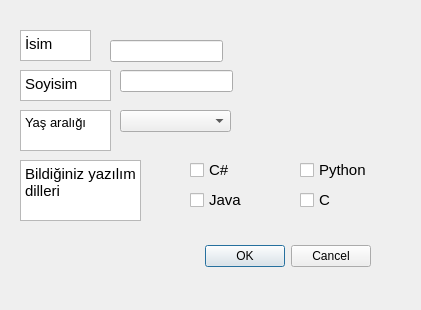
<?xml version="1.0" encoding="UTF-8"?>
<ui version="4.0">
 <class>Dialog</class>
 <widget class="QDialog" name="Dialog">
  <property name="geometry">
   <rect>
    <x>0</x>
    <y>0</y>
    <width>421</width>
    <height>310</height>
   </rect>
  </property>
  <property name="windowTitle">
   <string>Dialog</string>
  </property>
  <widget class="QDialogButtonBox" name="buttonBox">
   <property name="geometry">
    <rect>
     <x>30</x>
     <y>240</y>
     <width>341</width>
     <height>32</height>
    </rect>
   </property>
   <property name="orientation">
    <enum>Qt::Horizontal</enum>
   </property>
   <property name="standardButtons">
    <set>QDialogButtonBox::Cancel|QDialogButtonBox::Ok</set>
   </property>
  </widget>
  <widget class="QLineEdit" name="Bugra">
   <property name="geometry">
    <rect>
     <x>110</x>
     <y>40</y>
     <width>113</width>
     <height>22</height>
    </rect>
   </property>
  </widget>
  <widget class="QCheckBox" name="checkBox">
   <property name="geometry">
    <rect>
     <x>190</x>
     <y>160</y>
     <width>81</width>
     <height>20</height>
    </rect>
   </property>
   <property name="font">
    <font>
     <pointsize>11</pointsize>
    </font>
   </property>
   <property name="text">
    <string>C#</string>
   </property>
  </widget>
  <widget class="QComboBox" name="comboBox">
   <property name="geometry">
    <rect>
     <x>120</x>
     <y>110</y>
     <width>111</width>
     <height>22</height>
    </rect>
   </property>
   <property name="editable">
    <bool>false</bool>
   </property>
   <item>
    <property name="text">
     <string/>
    </property>
   </item>
   <item>
    <property name="text">
     <string>15-25</string>
    </property>
   </item>
   <item>
    <property name="text">
     <string>26-35</string>
    </property>
   </item>
   <item>
    <property name="text">
     <string>36-45</string>
    </property>
   </item>
  </widget>
  <widget class="QLineEdit" name="lineEdit">
   <property name="geometry">
    <rect>
     <x>120</x>
     <y>70</y>
     <width>113</width>
     <height>22</height>
    </rect>
   </property>
  </widget>
  <widget class="QTextEdit" name="textEdit">
   <property name="geometry">
    <rect>
     <x>20</x>
     <y>30</y>
     <width>71</width>
     <height>31</height>
    </rect>
   </property>
   <property name="html">
    <string>&lt;!DOCTYPE HTML PUBLIC &quot;-//W3C//DTD HTML 4.0//EN&quot; &quot;http://www.w3.org/TR/REC-html40/strict.dtd&quot;&gt;
&lt;html&gt;&lt;head&gt;&lt;meta name=&quot;qrichtext&quot; content=&quot;1&quot; /&gt;&lt;style type=&quot;text/css&quot;&gt;
p, li { white-space: pre-wrap; }
&lt;/style&gt;&lt;/head&gt;&lt;body style=&quot; font-family:'MS Shell Dlg 2'; font-size:7.8pt; font-weight:400; font-style:normal;&quot;&gt;
&lt;p style=&quot; margin-top:0px; margin-bottom:0px; margin-left:0px; margin-right:0px; -qt-block-indent:0; text-indent:0px;&quot;&gt;&lt;span style=&quot; font-size:11pt;&quot;&gt;İsim&lt;/span&gt;&lt;/p&gt;&lt;/body&gt;&lt;/html&gt;</string>
   </property>
  </widget>
  <widget class="QTextEdit" name="textEdit_2">
   <property name="geometry">
    <rect>
     <x>20</x>
     <y>70</y>
     <width>91</width>
     <height>31</height>
    </rect>
   </property>
   <property name="html">
    <string>&lt;!DOCTYPE HTML PUBLIC &quot;-//W3C//DTD HTML 4.0//EN&quot; &quot;http://www.w3.org/TR/REC-html40/strict.dtd&quot;&gt;
&lt;html&gt;&lt;head&gt;&lt;meta name=&quot;qrichtext&quot; content=&quot;1&quot; /&gt;&lt;style type=&quot;text/css&quot;&gt;
p, li { white-space: pre-wrap; }
&lt;/style&gt;&lt;/head&gt;&lt;body style=&quot; font-family:'MS Shell Dlg 2'; font-size:7.8pt; font-weight:400; font-style:normal;&quot;&gt;
&lt;p style=&quot; margin-top:0px; margin-bottom:0px; margin-left:0px; margin-right:0px; -qt-block-indent:0; text-indent:0px;&quot;&gt;&lt;span style=&quot; font-size:11pt;&quot;&gt;Soyisim&lt;/span&gt;&lt;/p&gt;&lt;/body&gt;&lt;/html&gt;</string>
   </property>
  </widget>
  <widget class="QTextEdit" name="textEdit_3">
   <property name="geometry">
    <rect>
     <x>20</x>
     <y>110</y>
     <width>91</width>
     <height>41</height>
    </rect>
   </property>
   <property name="html">
    <string>&lt;!DOCTYPE HTML PUBLIC &quot;-//W3C//DTD HTML 4.0//EN&quot; &quot;http://www.w3.org/TR/REC-html40/strict.dtd&quot;&gt;
&lt;html&gt;&lt;head&gt;&lt;meta name=&quot;qrichtext&quot; content=&quot;1&quot; /&gt;&lt;style type=&quot;text/css&quot;&gt;
p, li { white-space: pre-wrap; }
&lt;/style&gt;&lt;/head&gt;&lt;body style=&quot; font-family:'MS Shell Dlg 2'; font-size:7.8pt; font-weight:400; font-style:normal;&quot;&gt;
&lt;p style=&quot; margin-top:0px; margin-bottom:0px; margin-left:0px; margin-right:0px; -qt-block-indent:0; text-indent:0px;&quot;&gt;&lt;span style=&quot; font-size:10pt;&quot;&gt;Yaş aralığı&lt;/span&gt;&lt;/p&gt;&lt;/body&gt;&lt;/html&gt;</string>
   </property>
  </widget>
  <widget class="QTextEdit" name="textEdit_4">
   <property name="geometry">
    <rect>
     <x>20</x>
     <y>160</y>
     <width>121</width>
     <height>61</height>
    </rect>
   </property>
   <property name="html">
    <string>&lt;!DOCTYPE HTML PUBLIC &quot;-//W3C//DTD HTML 4.0//EN&quot; &quot;http://www.w3.org/TR/REC-html40/strict.dtd&quot;&gt;
&lt;html&gt;&lt;head&gt;&lt;meta name=&quot;qrichtext&quot; content=&quot;1&quot; /&gt;&lt;style type=&quot;text/css&quot;&gt;
p, li { white-space: pre-wrap; }
&lt;/style&gt;&lt;/head&gt;&lt;body style=&quot; font-family:'MS Shell Dlg 2'; font-size:7.8pt; font-weight:400; font-style:normal;&quot;&gt;
&lt;p style=&quot; margin-top:0px; margin-bottom:0px; margin-left:0px; margin-right:0px; -qt-block-indent:0; text-indent:0px;&quot;&gt;&lt;span style=&quot; font-size:11pt;&quot;&gt;Bildiğiniz yazılım dilleri&lt;/span&gt;&lt;/p&gt;&lt;/body&gt;&lt;/html&gt;</string>
   </property>
  </widget>
  <widget class="QCheckBox" name="checkBox_2">
   <property name="geometry">
    <rect>
     <x>190</x>
     <y>190</y>
     <width>81</width>
     <height>20</height>
    </rect>
   </property>
   <property name="font">
    <font>
     <pointsize>11</pointsize>
    </font>
   </property>
   <property name="text">
    <string>Java</string>
   </property>
  </widget>
  <widget class="QCheckBox" name="checkBox_3">
   <property name="geometry">
    <rect>
     <x>300</x>
     <y>160</y>
     <width>81</width>
     <height>20</height>
    </rect>
   </property>
   <property name="font">
    <font>
     <pointsize>11</pointsize>
    </font>
   </property>
   <property name="text">
    <string>Python</string>
   </property>
  </widget>
  <widget class="QCheckBox" name="checkBox_4">
   <property name="geometry">
    <rect>
     <x>300</x>
     <y>190</y>
     <width>81</width>
     <height>20</height>
    </rect>
   </property>
   <property name="font">
    <font>
     <pointsize>11</pointsize>
    </font>
   </property>
   <property name="text">
    <string>C</string>
   </property>
  </widget>
 </widget>
 <resources/>
 <connections>
  <connection>
   <sender>buttonBox</sender>
   <signal>accepted()</signal>
   <receiver>Dialog</receiver>
   <slot>accept()</slot>
   <hints>
    <hint type="sourcelabel">
     <x>248</x>
     <y>254</y>
    </hint>
    <hint type="destinationlabel">
     <x>157</x>
     <y>274</y>
    </hint>
   </hints>
  </connection>
  <connection>
   <sender>buttonBox</sender>
   <signal>rejected()</signal>
   <receiver>Dialog</receiver>
   <slot>reject()</slot>
   <hints>
    <hint type="sourcelabel">
     <x>316</x>
     <y>260</y>
    </hint>
    <hint type="destinationlabel">
     <x>286</x>
     <y>274</y>
    </hint>
   </hints>
  </connection>
 </connections>
</ui>
